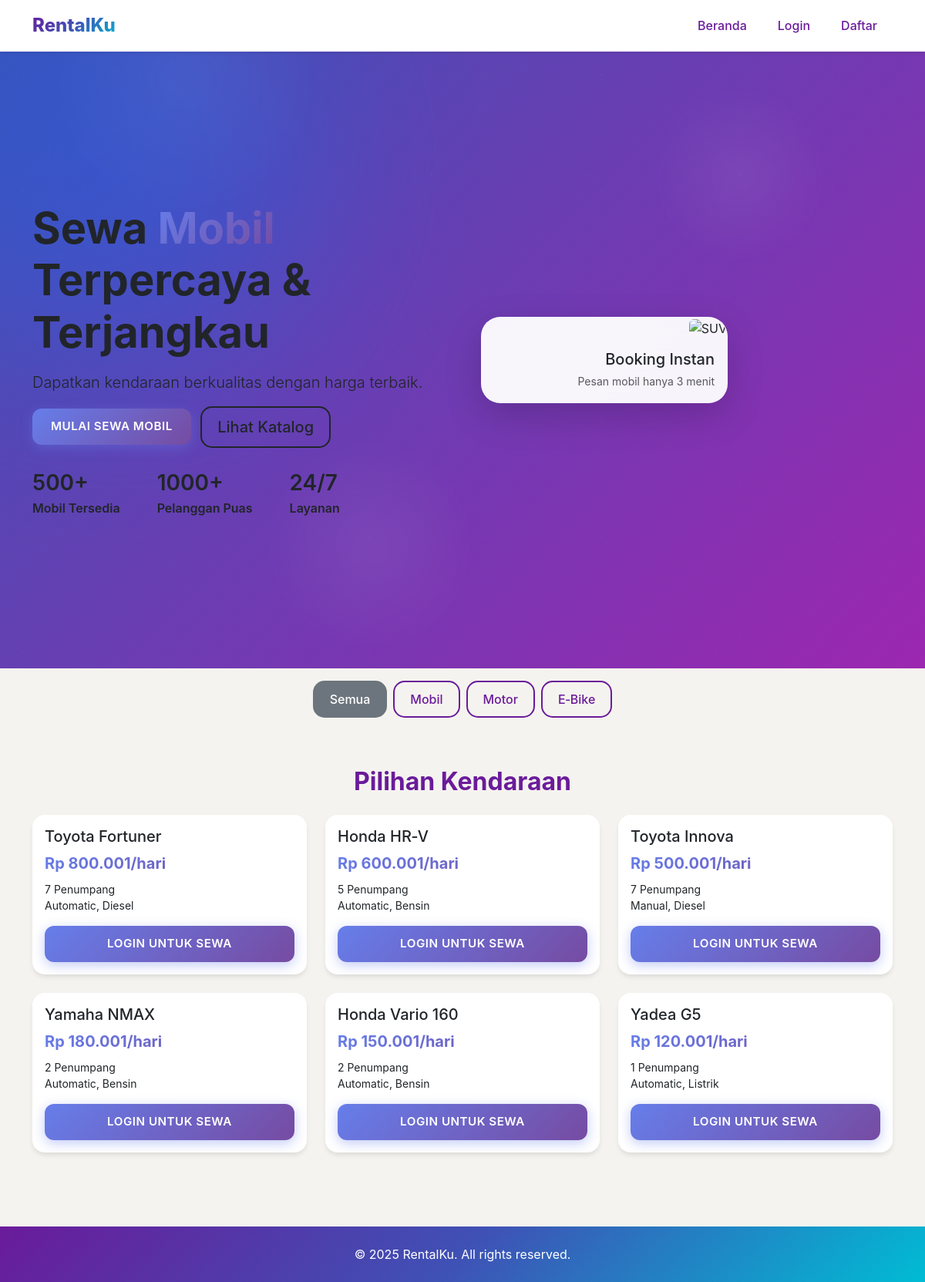
The page / on the database its author committed.
### tables this page shows
CREATE TABLE `vehicles` (
  `id` int(10) UNSIGNED NOT NULL,
  `brand` varchar(100) NOT NULL,
  `model` varchar(100) NOT NULL,
  `plat_nomor` varchar(20) NOT NULL,
  `type_id` int(10) UNSIGNED NOT NULL,
  `price_per_day` int(10) UNSIGNED NOT NULL,
  `seats` tinyint(4) NOT NULL DEFAULT 1,
  `transmission` enum('Manual','Automatic') DEFAULT 'Manual',
  `fuel` enum('Bensin','Diesel','Listrik') DEFAULT 'Bensin',
  `image` varchar(255) DEFAULT NULL,
  `status` enum('Tersedia','Disewa','Servis') DEFAULT 'Tersedia',
  `created_at` timestamp NOT NULL DEFAULT current_timestamp(),
  `updated_at` timestamp NULL DEFAULT NULL ON UPDATE current_timestamp()
);

### includes/functions.php (called while the page is built, shortened)
<?php
function h(?string $str): string
{
    static $cache = [];
    $key = md5($str);
    if (!isset($cache[$key])) {
        $cache[$key] = htmlspecialchars($str, ENT_QUOTES, 'UTF-8');
    }
    return $cache[$key];
}

### index.php (the view, shortened to what this page needs)
<?php
require_once __DIR__.'/includes/db.php';
require_once __DIR__.'/includes/functions.php';
include_once __DIR__.'/includes/header.php';
$type = $_GET['type'] ?? 'all';
$params = [];
$sql = "SELECT v.*, t.type_name
          FROM vehicles v
     LEFT JOIN vehicle_types t ON t.id = v.type_id";
$sql .= " ORDER BY v.created_at DESC LIMIT 6";
$stmt = $pdo->prepare($sql);
$stmt->execute($params);
$vehicles = $stmt->fetchAll(PDO::FETCH_ASSOC);
?>
<section class="hero position-relative overflow-hidden py-5 text-dark">
  <div class="bg-blur bg-primary"></div>
  <div class="container position-relative">
    <div class="row align-items-center g-5">
      <div class="col-lg-6">
        <h1 class="fw-bold display-4 mb-3 animate-on-scroll">
          Sewa <span class="text-gradient">Mobil</span><br>Terpercaya & Terjangkau
        </h1>
        <p class="lead animate-on-scroll">Dapatkan kendaraan berkualitas dengan harga terbaik.</p>
        <div class="animate-on-scroll">
          <a href="#vehicles" class="btn btn-lg btn-gradient me-2">Mulai Sewa Mobil</a>
          <a href="vehicles.php" class="btn btn-outline-primary btn-lg">Lihat Katalog</a>
        </div>
        <div class="d-flex gap-5 fw-semibold mt-4">
          <div><span class="fs-3">500+</span><br>Mobil Tersedia</div>
          <div><span class="fs-3">1000+</span><br>Pelanggan Puas</div>
          <div><span class="fs-3">24/7</span><br>Layanan</div>
        </div>
      </div>
      <div class="col-lg-6 text-lg-end">
        <div class="booking-card shadow-lg">
          <img src="https://images.unsplash.com/photo-1493238792000-8113da705763"
               class="img-fluid rounded" alt="SUV">
          <div class="p-3">
            <h5 class="mb-1">Booking Instan</h5>
            <small class="text-muted">Pesan mobil hanya 3 menit</small>
          </div>
        </div>
      </div>
    </div>
  </div>
</section>
<div class="d-flex flex-wrap justify-content-center gap-2 my-3">
  <a href="index.php?type=all#vehicles"
     class="btn btn-outline-secondary <?= $type==='all' ? 'active' : ''; ?>">Semua</a>
  <a href="index.php?type=Mobil#vehicles"
     class="btn btn-outline-secondary <?= $type==='Mobil' ? 'active' : ''; ?>">Mobil</a>
  <a href="index.php?type=Motor#vehicles"
     class="btn btn-outline-secondary <?= $type==='Motor' ? 'active' : ''; ?>">Motor</a>
  <a href="index.php?type=Sepeda Listrik#vehicles"
     class="btn btn-outline-secondary <?= $type==='Sepeda Listrik' ? 'active' : ''; ?>">E‑Bike</a>
</div>
<section id="vehicles" class="py-5">
  <div class="container">
    <h2 class="fw-bold text-center mb-4">Pilihan Kendaraan</h2>
    <div class="row g-4" id="catalog">
      <?php foreach ($vehicles as $v): ?>
      <div class="col-md-4">
        <div class="card h-100 shadow-sm border-0 animate-on-scroll">
          <div class="card-body">
            <h5 class="card-title"><?= h($v['brand'].' '.$v['model']); ?></h5>
            <p class="fw-bold text-gradient fs-5 mb-2">
            </p>
            <ul class="list-unstyled small mb-3">
              <li><?= h($v['seats']); ?> Penumpang</li>
              <li><?= h($v['transmission']); ?>, <?= h($v['fuel']); ?></li>
            </ul>
            <?php if (isset($_SESSION['user'])): ?>
              <a href="booking.php?vid=<?= $v['id']; ?>" class="btn btn-gradient w-100">
                Sewa Sekarang
              </a>
            <?php else: ?>
              <a href="login.php" class="btn btn-gradient w-100">
                Login untuk Sewa
              </a>
            <?php endif; ?>
          </div>
        </div>
      </div>
      <?php endforeach; ?>
    </div>
  </div>
</section>
<?php include_once __DIR__.'/includes/footer.php'; ?>

### assets/css/user-modern.css (style rules this page uses)
:root { --background-navy: #6a1b9a; --card-gray: #f8f9fa; --text-charcoal: #6a1b9a; --success-emerald: #00bcd4; --info-royal: #3f51b5; --warning-orange: #3f51b5; --error-red: #e91e63; --pure-white: #ffffff; --elegant-cream: #f5f3ef; --elegant-muted: #00bcd4; --gradient-primary: linear-gradient( 135deg, #6a1b9a 0%, #3f51b5 50%, #00bcd4 100% ); --gradient-secondary: linear-gradient(45deg, #00bcd4 0%, #b2ebf2 100%); --gradient-hero: linear-gradient(135deg, rgba(106, 27, 154, 0.9) 0%, rgba(63, 81, 181, 0.8) 50%, rgba(0, 188, 212, 0.9) 100% ); --shadow-default: 0 4px 8px rgba(106, 27, 154, 0.2); --shadow-hover: 0 8px 16px rgba(106, 27, 154, 0.3); --shadow-premium: 0 25px 70px -15px rgba(106, 27, 154, 0.3); --shadow-float: 0 35px 80px -15px rgba(106, 27, 154, 0.4); --shadow-card: 0 15px 35px rgba(106, 27, 154, 0.1); --shadow-button: 0 10px 25px rgba(106, 27, 154, 0.2); }
body { background-color: var(--elegant-cream) !important; font-family: 'Poppins', 'Inter', -apple-system, BlinkMacSystemFont, sans-serif !important; color: var(--text-charcoal) !important; }
.card { background: var(--pure-white) !important; border: 1px solid rgba(106, 27, 154, 0.1) !important; border-radius: 15px !important; box-shadow: var(--shadow-default) !important; transition: all 0.3s ease; }
.btn-gradient { background: var(--gradient-primary) !important; border: none !important; color: white !important; font-weight: 600; padding: 12px 25px; border-radius: 8px; transition: all 0.4s cubic-bezier(0.25, 0.46, 0.45, 0.94); position: relative; overflow: hidden; box-shadow: var(--shadow-button); }
.btn-gradient::before { content: ''; position: absolute; top: 0; left: -100%; width: 100%; height: 100%; background: linear-gradient(90deg, transparent, rgba(255,255,255,0.2), transparent); transition: left 0.5s ease; }
.text-gradient { background: var(--gradient-primary) !important; background-clip: text !important; -webkit-background-clip: text !important; color: transparent !important; -webkit-text-fill-color: transparent !important; font-weight: 800 !important; }
.container, .container-fluid { position: relative; }

### includes/header.php (style rules this page uses)
body { font-family: 'Inter', -apple-system, sans-serif; }
.hero { min-height: 100vh; display: flex; align-items: center; }
.btn-gradient { background: linear-gradient(135deg, #6a1b9a, #1976d2); color: white; border: none; padding: 12px 24px; border-radius: 25px; font-weight: 600; }
.text-gradient { background: linear-gradient(135deg, #6a1b9a, #1976d2); -webkit-background-clip: text; color: transparent; }
.btn-gradient { background: linear-gradient(135deg, #667eea 0%, #764ba2 100%) !important; color: white !important; border: none !important; border-radius: 12px !important; padding: 12px 24px !important; font-weight: 600 !important; transition: all 0.3s ease !important; box-shadow: 0 4px 15px rgba(102, 126, 234, 0.4) !important; }
.text-gradient { background: linear-gradient(135deg, #667eea 0%, #764ba2 100%) !important; -webkit-background-clip: text !important; background-clip: text !important; -webkit-text-fill-color: transparent !important; font-weight: 700 !important; }
.card { border-radius: 16px !important; box-shadow: 0 4px 6px -1px rgb(0 0 0 / 0.1) !important; transition: all 0.3s ease !important; border: none !important; }
.animate-on-scroll { opacity: 1 !important; transform: translateY(0) !important; }

### rows shown on the page
vehicles: brand+model "Toyota Fortuner", seats "7", transmission "Automatic", fuel "Diesel"
vehicles: brand+model "Honda HR‑V", seats "5", transmission "Automatic", fuel "Bensin"
vehicles: brand+model "Toyota Innova", seats "7", transmission "Manual", fuel "Diesel"
vehicles: brand+model "Yamaha NMAX", seats "2", transmission "Automatic", fuel "Bensin"
vehicles: brand+model "Honda Vario 160", seats "2", transmission "Automatic", fuel "Bensin"
vehicles: brand+model "Yadea G5", seats "1", transmission "Automatic", fuel "Listrik"
